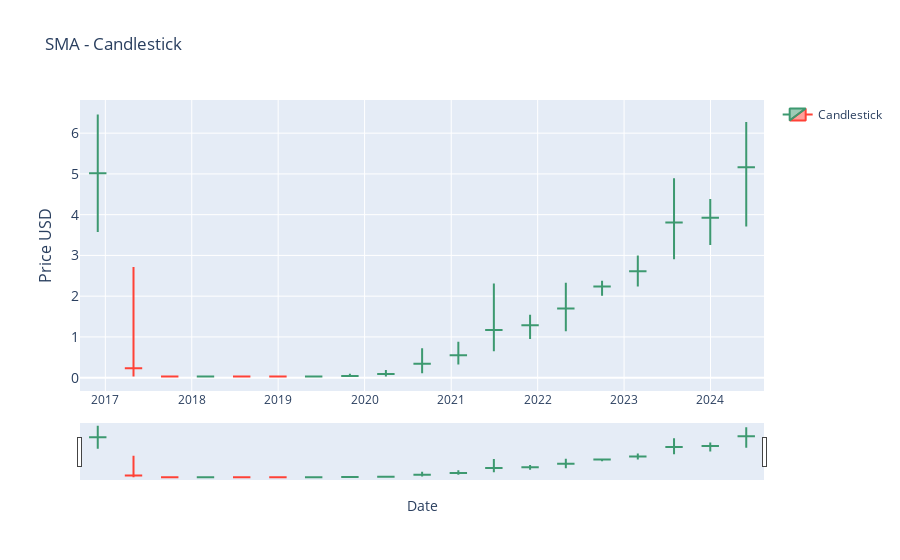

The notebook cell this image was saved under:
### Code cell
# SIMPLE Moving Average (SMA) -  CANDLESTICK  
 # | Part of Moving Averages (2) block

# NOTE: this produces candlesticks based on (specified time frame e.g. Weekly) data


import plotly.graph_objects as go
import pandas as pd
from ipywidgets import interact, DatePicker
import numpy as np

# renames current item to df
df = current_item

# Resample the data to weekly timeframe
# NOTE: Range can be altered: 'W' (week), 'M' (Month), '2D' (2 Days)
new_data = df.resample('5M').agg({
    'price_usd': ['max', 'min', 'mean'],
    'volume': 'sum'
})

# Flatten the multi-level columns and rename
new_data.columns = ['high', 'low', 'mean', 'volume']
# print(new_data.head(10))

# Function to update the graph based on the selected date range
def update_graph(start_date, end_date):


    mask = (new_data.index >= pd.to_datetime(start_date)) & (new_data.index <= pd.to_datetime(end_date))
    filtered_data = new_data.loc[mask]

    
    # Creating the candlestick chart
    fig = go.Figure(data=[go.Candlestick(x=filtered_data.index,
                                         open=filtered_data['mean'],
                                         high=filtered_data['high'],
                                         low=filtered_data['low'],
                                         close=filtered_data['mean'],
                                         name='Candlestick')])
    


    # Formatting
    fig.update_layout(
        title='SMA - Candlestick',
        xaxis_title='Date',
        yaxis_title='Price USD',
        yaxis=dict(
            title='Price USD',
            titlefont_size=16,
            tickfont_size=14,
        ),
        
        showlegend=True
    )

    fig.show()


# Creating interactive widgets for date selection
start_date_picker = DatePicker(description='Start Date', value=current_item.index[0], disabled=False)
end_date_picker = DatePicker(description='End Date', value=current_item.index[-1], disabled=False)

# Display the interactive widget
interact(update_graph, start_date=start_date_picker, end_date=end_date_picker)

### Figure 1 — Plotly figure (JSON) as saved in the notebook; plotly's stock layout.template omitted (floating-point values rounded to 4 significant figures)
{"data": [{"close": [5.016, 0.2309, 0.03, 0.03, 0.03, 0.03, 0.03, 0.04222, 0.09179, 0.3388, 0.548, 1.169, 1.285, 1.7, 2.237, 2.613, 3.809, 3.925, 5.165], "high": [6.457, 2.717, 0.03, 0.03, 0.03, 0.03, 0.03, 0.099, 0.189, 0.721, 0.884, 2.31, 1.546, 2.33, 2.379, 3.001, 4.896, 4.382, 6.272], "low": [3.576, 0.03, 0.03, 0.03, 0.03, 0.03, 0.03, 0.03, 0.03, 0.107, 0.324, 0.649, 0.948, 1.139, 2.009, 2.235, 2.906, 3.258, 3.709], "name": "Candlestick", "open": [5.016, 0.2309, 0.03, 0.03, 0.03, 0.03, 0.03, 0.04222, 0.09179, 0.3388, 0.548, 1.169, 1.285, 1.7, 2.237, 2.613, 3.809, 3.925, 5.165], "type": "candlestick", "x": ["2016-11-30T00:00:00", "2017-04-30T00:00:00", "2017-09-30T00:00:00", "2018-02-28T00:00:00", "2018-07-31T00:00:00", "2018-12-31T00:00:00", "2019-05-31T00:00:00", "2019-10-31T00:00:00", "2020-03-31T00:00:00", "2020-08-31T00:00:00", "2021-01-31T00:00:00", "2021-06-30T00:00:00", "2021-11-30T00:00:00", "2022-04-30T00:00:00", "2022-09-30T00:00:00", "2023-02-28T00:00:00", "2023-07-31T00:00:00", "2023-12-31T00:00:00", "2024-05-31T00:00:00"]}], "layout": {"showlegend": true, "title": {"text": "SMA - Candlestick"}, "xaxis": {"title": {"text": "Date"}}, "yaxis": {"tickfont": {"size": 14}, "title": {"font": {"size": 16}, "text": "Price USD"}}}}
